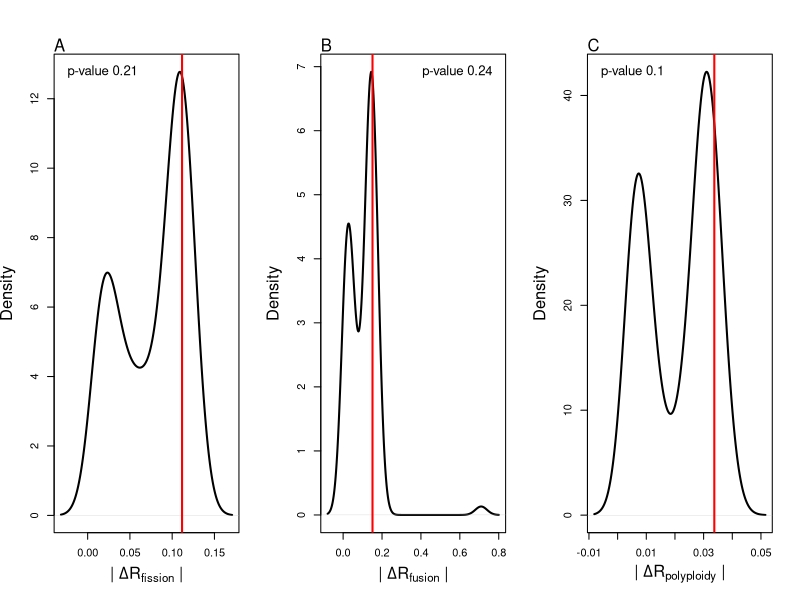
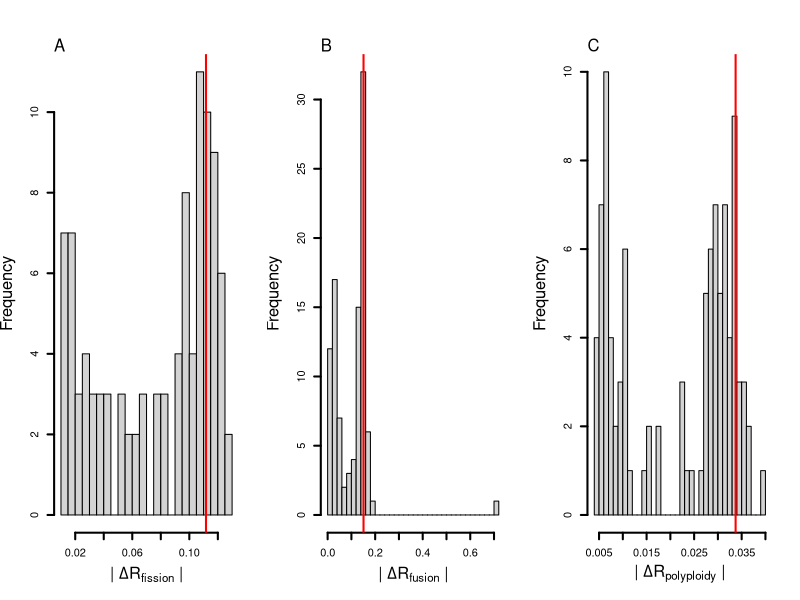

R code for these plots, in order:
# Terrence Sylvester
# pradakshanas@gmail.com
# August 31, 2021

# load libraries
library(coda)

# load data
emp.dat <- read.csv("../results/2.Lepidoptera.rate.analysis.feeding.proc.csv")
sim.dat <- read.csv("../results/4a.false.positive.test.Lepidoptera.rate.analysis.feeding.proc.csv")

# make a table to get the HPD intervals for each MCMC we did
HPD.tab.fusions <- as.data.frame(matrix(data = NA, nrow = 100, ncol = 4))
HPD.tab.fissions <- as.data.frame(matrix(data = NA, nrow = 100, ncol = 4))
HPD.tab.poly <- as.data.frame(matrix(data = NA, nrow = 100, ncol = 4))
# get column names
colnames(HPD.tab.fusions) <- colnames(HPD.tab.fissions) <- colnames(HPD.tab.poly) <- c("tree", "HPD-low", "HPD-high", "pass-zero")
# make a table to get the distribution of mean delta r statistic
Delta.R <- as.data.frame(matrix(data = NA, nrow = 100, ncol = 4))
colnames(Delta.R) <- c("Sim", "asc", "desc", "pol")
# this will be used to get the post burnin from each MCMC run
pb.seq <- seq(from = 1, to = 5000, by = 50)
# fill in data
for(i in 1:100){
  # get the working tree
  HPD.tab.fusions$tree[i] <- i
  HPD.tab.fissions$tree[i] <- i
  HPD.tab.poly$tree[i] <- i
  # get the lower limit of HPD
  HPD.tab.fusions$`HPD-low`[i] <- HPDinterval(as.mcmc(sim.dat$asc1[pb.seq[i]:(pb.seq[i]+49)] - sim.dat$asc2[pb.seq[i]:(pb.seq[i]+49)]))[1]
  HPD.tab.fissions$`HPD-low`[i] <- HPDinterval(as.mcmc(sim.dat$desc1[pb.seq[i]:(pb.seq[i]+49)] - sim.dat$desc2[pb.seq[i]:(pb.seq[i]+49)]))[1]
  HPD.tab.poly$`HPD-low`[i] <- HPDinterval(as.mcmc(sim.dat$pol1[pb.seq[i]:(pb.seq[i]+49)] - sim.dat$pol2[pb.seq[i]:(pb.seq[i]+49)]))[1]
  # get the higher limit of HPD
  HPD.tab.fusions$`HPD-high`[i] <- HPDinterval(as.mcmc(sim.dat$asc1[pb.seq[i]:(pb.seq[i]+49)] - sim.dat$asc2[pb.seq[i]:(pb.seq[i]+49)]))[2]
  HPD.tab.fissions$`HPD-high`[i] <- HPDinterval(as.mcmc(sim.dat$desc1[pb.seq[i]:(pb.seq[i]+49)] - sim.dat$desc2[pb.seq[i]:(pb.seq[i]+49)]))[2]
  HPD.tab.poly$`HPD-high`[i] <- HPDinterval(as.mcmc(sim.dat$pol1[pb.seq[i]:(pb.seq[i]+49)] - sim.dat$pol2[pb.seq[i]:(pb.seq[i]+49)]))[2]
  # get the mean of the delta R statistic for each run
  Delta.R$Sim[i] <- i
  Delta.R$asc[i] <- mean(abs(sim.dat$asc1[pb.seq[i]:(pb.seq[i]+49)] - sim.dat$asc2[pb.seq[i]:(pb.seq[i]+49)]))
  Delta.R$desc[i] <- mean(abs(sim.dat$desc1[pb.seq[i]:(pb.seq[i]+49)] - sim.dat$desc2[pb.seq[i]:(pb.seq[i]+49)]))
  Delta.R$pol[i] <- mean(abs(sim.dat$pol1[pb.seq[i]:(pb.seq[i]+49)] - sim.dat$pol2[pb.seq[i]:(pb.seq[i]+49)]))
  
  if(HPD.tab.fusions$`HPD-low`[i] < 0 & HPD.tab.fusions$`HPD-high`[i] > 0){
    HPD.tab.fusions$`pass-zero`[i] <- T  
  }else{
    HPD.tab.fusions$`pass-zero`[i] <- F
  }
  if(HPD.tab.fissions$`HPD-low`[i] < 0 & HPD.tab.fissions$`HPD-high`[i] > 0){
    HPD.tab.fissions$`pass-zero`[i] <- T  
  }else{
    HPD.tab.fissions$`pass-zero`[i] <- F
  }
  if(HPD.tab.poly$`HPD-low`[i] < 0 & HPD.tab.poly$`HPD-high`[i] > 0){
    HPD.tab.poly$`pass-zero`[i] <- T  
  }else{
    HPD.tab.poly$`pass-zero`[i] <- F
  }
}
sum(HPD.tab.fusions$`pass-zero`)
sum(HPD.tab.fissions$`pass-zero`)
sum(HPD.tab.poly$`pass-zero`)

# plot the results
par(mfcol = c(1,3))
# fission
plot(density(Delta.R$asc), 
     xlab = expression(paste("| ",Delta, "R"[fission]," |")),
     main = "",
     cex.lab = 1.5,
     lwd = 2)
abline(v = mean(abs(emp.dat$asc1 - emp.dat$asc2)),
       col = "red",
       lwd = 2)
mtext(text = "A",
      line = 0,
      outer = F,
      side = 3,
      adj = 0,
      cex = 1)
text(x = min(density(Delta.R$asc)$x),
     y = max(density(Delta.R$asc)$y),
     label = paste("p-value",sum(Delta.R$asc > mean(abs(emp.dat$asc1 - emp.dat$asc2))) / 100),
     pos = 4,
     cex = 1.2) 
# fusion
plot(density(Delta.R$desc), 
     xlab = expression(paste("| ",Delta, "R"[fusion]," |")),
     main = "",
     cex.lab = 1.5,
     lwd = 2)
abline(v = mean(abs(emp.dat$desc1 - emp.dat$desc2)),
       col = "red",
       lwd = 2)
mtext(text = "B",
      line = 0,
      outer = F,
      side = 3,
      adj = 0,
      cex = 1)
text(x = max(density(Delta.R$desc)$x),
     y = max(density(Delta.R$desc)$y),
     label = paste("p-value",sum(Delta.R$desc > mean(abs(emp.dat$desc1 - emp.dat$desc2))) / 100),
     pos = 2,
     cex = 1.2) 

# polyploidy
plot(density(Delta.R$pol), 
     xlab = expression(paste("| ",Delta, "R"[polyploidy]," |")),
     main = "",
     cex.lab = 1.5,
     lwd = 2)
abline(v = mean(abs(emp.dat$pol1 - emp.dat$pol2)),
       col = "red",
       lwd = 2)
mtext(text = "C",
      line = 0,
      outer = F,
      side = 3,
      adj = 0,
      cex = 1)
text(x = min(density(Delta.R$pol)$x),
     y = max(density(Delta.R$pol)$y),
     label = paste("p-value",sum(Delta.R$pol > mean(abs(emp.dat$pol1 - emp.dat$pol2))) / 100),
     pos = 4,
     cex = 1.2) 


# histograms
# Terrence Sylvester
# pradakshanas@gmail.com
# August 31, 2021

# load libraries
library(coda)

# load data
emp.dat <- read.csv("../results/2.Lepidoptera.rate.analysis.feeding.proc.csv")
sim.dat <- read.csv("../results/4a.false.positive.test.Lepidoptera.rate.analysis.feeding.proc.csv")

# make a table to get the HPD intervals for each MCMC we did
HPD.tab.fusions <- as.data.frame(matrix(data = NA, nrow = 100, ncol = 4))
HPD.tab.fissions <- as.data.frame(matrix(data = NA, nrow = 100, ncol = 4))
HPD.tab.poly <- as.data.frame(matrix(data = NA, nrow = 100, ncol = 4))
# get column names
colnames(HPD.tab.fusions) <- colnames(HPD.tab.fissions) <- colnames(HPD.tab.poly) <- c("tree", "HPD-low", "HPD-high", "pass-zero")
# make a table to get the distribution of mean delta r statistic
Delta.R <- as.data.frame(matrix(data = NA, nrow = 100, ncol = 4))
colnames(Delta.R) <- c("Sim", "asc", "desc", "pol")
# this will be used to get the post burnin from each MCMC run
pb.seq <- seq(from = 1, to = 5000, by = 50)
# fill in data
for(i in 1:100){
  # get the working tree
  HPD.tab.fusions$tree[i] <- i
  HPD.tab.fissions$tree[i] <- i
  HPD.tab.poly$tree[i] <- i
  # get the lower limit of HPD
  HPD.tab.fusions$`HPD-low`[i] <- HPDinterval(as.mcmc(sim.dat$asc1[pb.seq[i]:(pb.seq[i]+49)] - sim.dat$asc2[pb.seq[i]:(pb.seq[i]+49)]))[1]
  HPD.tab.fissions$`HPD-low`[i] <- HPDinterval(as.mcmc(sim.dat$desc1[pb.seq[i]:(pb.seq[i]+49)] - sim.dat$desc2[pb.seq[i]:(pb.seq[i]+49)]))[1]
  HPD.tab.poly$`HPD-low`[i] <- HPDinterval(as.mcmc(sim.dat$pol1[pb.seq[i]:(pb.seq[i]+49)] - sim.dat$pol2[pb.seq[i]:(pb.seq[i]+49)]))[1]
  # get the higher limit of HPD
  HPD.tab.fusions$`HPD-high`[i] <- HPDinterval(as.mcmc(sim.dat$asc1[pb.seq[i]:(pb.seq[i]+49)] - sim.dat$asc2[pb.seq[i]:(pb.seq[i]+49)]))[2]
  HPD.tab.fissions$`HPD-high`[i] <- HPDinterval(as.mcmc(sim.dat$desc1[pb.seq[i]:(pb.seq[i]+49)] - sim.dat$desc2[pb.seq[i]:(pb.seq[i]+49)]))[2]
  HPD.tab.poly$`HPD-high`[i] <- HPDinterval(as.mcmc(sim.dat$pol1[pb.seq[i]:(pb.seq[i]+49)] - sim.dat$pol2[pb.seq[i]:(pb.seq[i]+49)]))[2]
  # get the mean of the delta R statistic for each run
  Delta.R$Sim[i] <- i
  Delta.R$asc[i] <- mean(abs(sim.dat$asc1[pb.seq[i]:(pb.seq[i]+49)] - sim.dat$asc2[pb.seq[i]:(pb.seq[i]+49)]))
  Delta.R$desc[i] <- mean(abs(sim.dat$desc1[pb.seq[i]:(pb.seq[i]+49)] - sim.dat$desc2[pb.seq[i]:(pb.seq[i]+49)]))
  Delta.R$pol[i] <- mean(abs(sim.dat$pol1[pb.seq[i]:(pb.seq[i]+49)] - sim.dat$pol2[pb.seq[i]:(pb.seq[i]+49)]))
  
  if(HPD.tab.fusions$`HPD-low`[i] < 0 & HPD.tab.fusions$`HPD-high`[i] > 0){
    HPD.tab.fusions$`pass-zero`[i] <- T  
  }else{
    HPD.tab.fusions$`pass-zero`[i] <- F
  }
  if(HPD.tab.fissions$`HPD-low`[i] < 0 & HPD.tab.fissions$`HPD-high`[i] > 0){
    HPD.tab.fissions$`pass-zero`[i] <- T  
  }else{
    HPD.tab.fissions$`pass-zero`[i] <- F
  }
  if(HPD.tab.poly$`HPD-low`[i] < 0 & HPD.tab.poly$`HPD-high`[i] > 0){
    HPD.tab.poly$`pass-zero`[i] <- T  
  }else{
    HPD.tab.poly$`pass-zero`[i] <- F
  }
}
sum(HPD.tab.fusions$`pass-zero`)
sum(HPD.tab.fissions$`pass-zero`)
sum(HPD.tab.poly$`pass-zero`)

# plot the results
par(mfcol = c(1,3))
# fission
hist(Delta.R$asc, 
     xlab = expression(paste("| ",Delta, "R"[fission]," |")),
     main = "",
     breaks = 25,
     cex.lab = 1.5,
     lwd = 2)
abline(v = mean(abs(emp.dat$asc1 - emp.dat$asc2)),
       col = "red",
       lwd = 2)
mtext(text = "A",
      line = 0,
      outer = F,
      side = 3,
      adj = 0,
      cex = 1)
# text(x = min(density(Delta.R$asc)$x),
#      y = max(density(Delta.R$asc)$y),
#      label = paste("p-value",sum(Delta.R$asc > mean(abs(emp.dat$asc1 - emp.dat$asc2))) / 100),
#      pos = 4,
#      cex = 1.2) 
# fusion
hist(Delta.R$desc, 
     xlab = expression(paste("| ",Delta, "R"[fusion]," |")),
     main = "",
     breaks = 25,
     cex.lab = 1.5,
     lwd = 2)
abline(v = mean(abs(emp.dat$desc1 - emp.dat$desc2)),
       col = "red",
       lwd = 2)
mtext(text = "B",
      line = 0,
      outer = F,
      side = 3,
      adj = 0,
      cex = 1)
# text(x = max(density(Delta.R$desc)$x),
#      y = max(density(Delta.R$desc)$y),
#      label = paste("p-value",sum(Delta.R$desc > mean(abs(emp.dat$desc1 - emp.dat$desc2))) / 100),
#      pos = 2,
#      cex = 1.2) 

# polyploidy
hist(Delta.R$pol, 
     xlab = expression(paste("| ",Delta, "R"[polyploidy]," |")),
     main = "",
     breaks = 25,
     cex.lab = 1.5,
     lwd = 2)
abline(v = mean(abs(emp.dat$pol1 - emp.dat$pol2)),
       col = "red",
       lwd = 2)
mtext(text = "C",
      line = 0,
      outer = F,
      side = 3,
      adj = 0,
      cex = 1)
# text(x = min(density(Delta.R$pol)$x),
#      y = max(density(Delta.R$pol)$y),
#      label = paste("p-value",sum(Delta.R$pol > mean(abs(emp.dat$pol1 - emp.dat$pol2))) / 100),
#      pos = 4,
#      cex = 1.2) 



